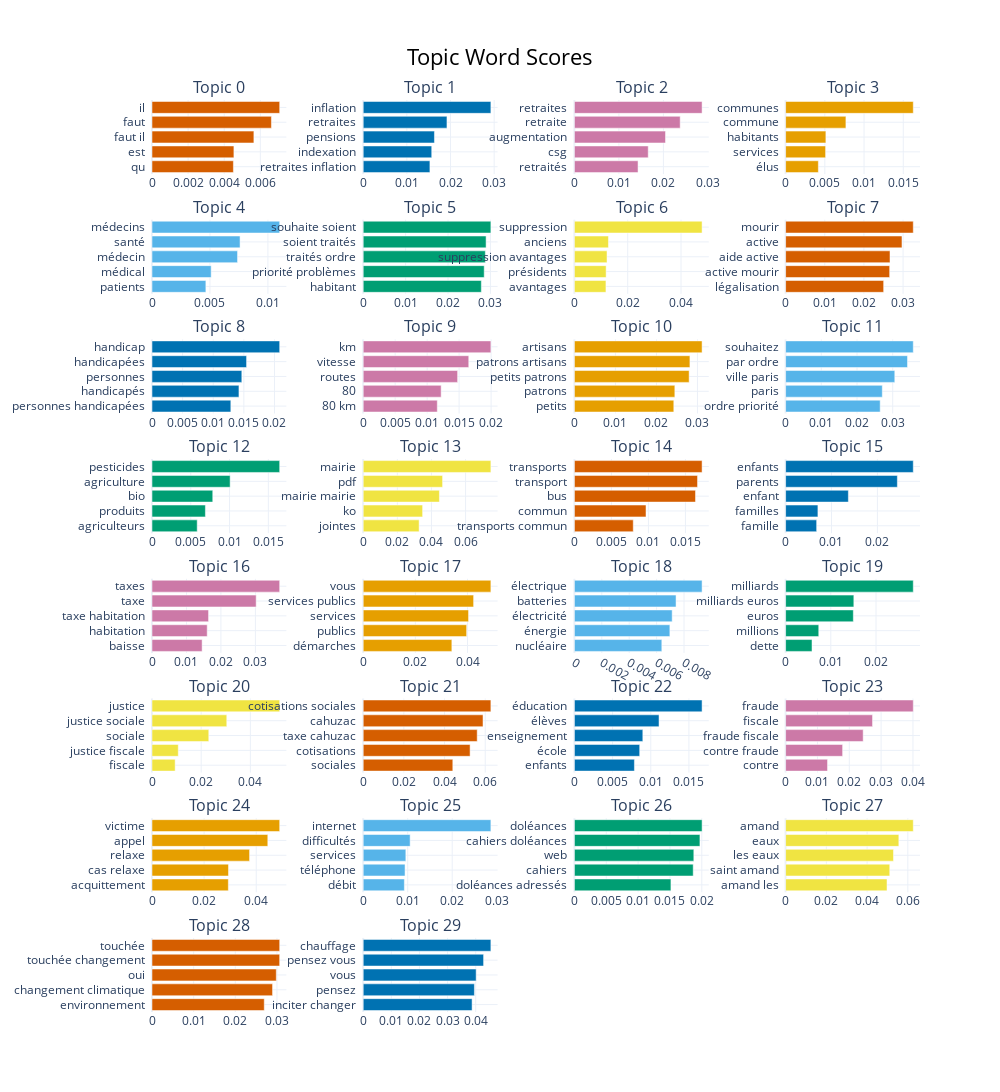

Notebook code cell kept with this figure:
### Code cell
# WARNING : all visualization tools are very heavy on RAM


fig = topic_model.visualize_barchart(top_n_topics=30)
fig.show()
fig.write_html("echantillon_10000_dossier_topics/size_30_cluster_barchart_topics.html")

### Figure 1 — Plotly figure (JSON) as saved in the notebook; plotly's stock layout.template omitted (floating-point values rounded to 4 significant figures)
{"data": [{"marker": {"color": "#D55E00"}, "orientation": "h", "type": "bar", "x": [0.004507, 0.004535, 0.005642, 0.006612, 0.00707], "xaxis": "x", "y": ["qu  ", "est  ", "faut il  ", "faut  ", "il  "], "yaxis": "y"}, {"marker": {"color": "#0072B2"}, "orientation": "h", "type": "bar", "x": [0.01528, 0.0157, 0.01632, 0.01919, 0.02925], "xaxis": "x2", "y": ["retraites inflation  ", "indexation  ", "pensions  ", "retraites  ", "inflation  "], "yaxis": "y2"}, {"marker": {"color": "#CC79A7"}, "orientation": "h", "type": "bar", "x": [0.0143, 0.01659, 0.02047, 0.02377, 0.02869], "xaxis": "x3", "y": ["retraités  ", "csg  ", "augmentation  ", "retraite  ", "retraites  "], "yaxis": "y3"}, {"marker": {"color": "#E69F00"}, "orientation": "h", "type": "bar", "x": [0.004175, 0.005099, 0.005136, 0.007689, 0.01628], "xaxis": "x4", "y": ["élus  ", "services  ", "habitants  ", "commune  ", "communes  "], "yaxis": "y4"}, {"marker": {"color": "#56B4E9"}, "orientation": "h", "type": "bar", "x": [0.004647, 0.005104, 0.007379, 0.007596, 0.01101], "xaxis": "x5", "y": ["patients  ", "médical  ", "médecin  ", "santé  ", "médecins  "], "yaxis": "y5"}, {"marker": {"color": "#009E73"}, "orientation": "h", "type": "bar", "x": [0.02786, 0.02854, 0.0288, 0.02898, 0.03011], "xaxis": "x6", "y": ["habitant  ", "priorité problèmes  ", "traités ordre  ", "soient traités  ", "souhaite soient  "], "yaxis": "y6"}, {"marker": {"color": "#F0E442"}, "orientation": "h", "type": "bar", "x": [0.01183, 0.0119, 0.01223, 0.01278, 0.0479], "xaxis": "x7", "y": ["avantages  ", "présidents  ", "suppression avantages  ", "anciens  ", "suppression  "], "yaxis": "y7"}, {"marker": {"color": "#D55E00"}, "orientation": "h", "type": "bar", "x": [0.02504, 0.02657, 0.02666, 0.02972, 0.03261], "xaxis": "x8", "y": ["légalisation  ", "active mourir  ", "aide active  ", "active  ", "mourir  "], "yaxis": "y8"}, {"marker": {"color": "#0072B2"}, "orientation": "h", "type": "bar", "x": [0.01287, 0.0142, 0.01467, 0.01544, 0.02085], "xaxis": "x9", "y": ["personnes handicapées  ", "handicapés  ", "personnes  ", "handicapées  ", "handicap  "], "yaxis": "y9"}, {"marker": {"color": "#CC79A7"}, "orientation": "h", "type": "bar", "x": [0.01159, 0.01219, 0.01477, 0.01651, 0.01997], "xaxis": "x10", "y": ["80 km  ", "80  ", "routes  ", "vitesse  ", "km  "], "yaxis": "y10"}, {"marker": {"color": "#E69F00"}, "orientation": "h", "type": "bar", "x": [0.02423, 0.02449, 0.02797, 0.02816, 0.03113], "xaxis": "x11", "y": ["petits  ", "patrons  ", "petits patrons  ", "patrons artisans  ", "artisans  "], "yaxis": "y11"}, {"marker": {"color": "#56B4E9"}, "orientation": "h", "type": "bar", "x": [0.02649, 0.02708, 0.03058, 0.03414, 0.03576], "xaxis": "x12", "y": ["ordre priorité  ", "paris  ", "ville paris  ", "par ordre  ", "souhaitez  "], "yaxis": "y12"}, {"marker": {"color": "#009E73"}, "orientation": "h", "type": "bar", "x": [0.005828, 0.006885, 0.007833, 0.01007, 0.01646], "xaxis": "x13", "y": ["agriculteurs  ", "produits  ", "bio  ", "agriculture  ", "pesticides  "], "yaxis": "y13"}, {"marker": {"color": "#F0E442"}, "orientation": "h", "type": "bar", "x": [0.03277, 0.03482, 0.04467, 0.04653, 0.07483], "xaxis": "x14", "y": ["jointes  ", "ko  ", "mairie mairie  ", "pdf  ", "mairie  "], "yaxis": "y14"}, {"marker": {"color": "#D55E00"}, "orientation": "h", "type": "bar", "x": [0.007953, 0.009674, 0.01636, 0.01664, 0.01725], "xaxis": "x15", "y": ["transports commun  ", "commun  ", "bus  ", "transport  ", "transports  "], "yaxis": "y15"}, {"marker": {"color": "#0072B2"}, "orientation": "h", "type": "bar", "x": [0.006766, 0.007041, 0.01368, 0.02436, 0.02782], "xaxis": "x16", "y": ["famille  ", "familles  ", "enfant  ", "parents  ", "enfants  "], "yaxis": "y16"}, {"marker": {"color": "#CC79A7"}, "orientation": "h", "type": "bar", "x": [0.01454, 0.01602, 0.01641, 0.03023, 0.03705], "xaxis": "x17", "y": ["baisse  ", "habitation  ", "taxe habitation  ", "taxe  ", "taxes  "], "yaxis": "y17"}, {"marker": {"color": "#E69F00"}, "orientation": "h", "type": "bar", "x": [0.03398, 0.03965, 0.04039, 0.04233, 0.04895], "xaxis": "x18", "y": ["démarches  ", "publics  ", "services  ", "services publics  ", "vous  "], "yaxis": "y18"}, {"marker": {"color": "#56B4E9"}, "orientation": "h", "type": "bar", "x": [0.00638, 0.006967, 0.007135, 0.007418, 0.009318], "xaxis": "x19", "y": ["nucléaire  ", "énergie  ", "électricité  ", "batteries  ", "électrique  "], "yaxis": "y19"}, {"marker": {"color": "#009E73"}, "orientation": "h", "type": "bar", "x": [0.00584, 0.007332, 0.01498, 0.01509, 0.02824], "xaxis": "x20", "y": ["dette  ", "millions  ", "euros  ", "milliards euros  ", "milliards  "], "yaxis": "y20"}, {"marker": {"color": "#F0E442"}, "orientation": "h", "type": "bar", "x": [0.009416, 0.01069, 0.02309, 0.03041, 0.05193], "xaxis": "x21", "y": ["fiscale  ", "justice fiscale  ", "sociale  ", "justice sociale  ", "justice  "], "yaxis": "y21"}, {"marker": {"color": "#D55E00"}, "orientation": "h", "type": "bar", "x": [0.04406, 0.05256, 0.05606, 0.05892, 0.06278], "xaxis": "x22", "y": ["sociales  ", "cotisations  ", "taxe cahuzac  ", "cahuzac  ", "cotisations sociales  "], "yaxis": "y22"}, {"marker": {"color": "#0072B2"}, "orientation": "h", "type": "bar", "x": [0.007861, 0.008551, 0.008961, 0.01108, 0.01672], "xaxis": "x23", "y": ["enfants  ", "école  ", "enseignement  ", "élèves  ", "éducation  "], "yaxis": "y23"}, {"marker": {"color": "#CC79A7"}, "orientation": "h", "type": "bar", "x": [0.01317, 0.01791, 0.02436, 0.0273, 0.0401], "xaxis": "x24", "y": ["contre  ", "contre fraude  ", "fraude fiscale  ", "fiscale  ", "fraude  "], "yaxis": "y24"}, {"marker": {"color": "#E69F00"}, "orientation": "h", "type": "bar", "x": [0.0293, 0.02936, 0.03744, 0.04444, 0.049], "xaxis": "x25", "y": ["acquittement  ", "cas relaxe  ", "relaxe  ", "appel  ", "victime  "], "yaxis": "y25"}, {"marker": {"color": "#56B4E9"}, "orientation": "h", "type": "bar", "x": [0.009252, 0.009402, 0.009583, 0.01055, 0.02869], "xaxis": "x26", "y": ["débit  ", "téléphone  ", "services  ", "difficultés  ", "internet  "], "yaxis": "y26"}, {"marker": {"color": "#009E73"}, "orientation": "h", "type": "bar", "x": [0.01515, 0.01865, 0.01875, 0.01971, 0.02004], "xaxis": "x27", "y": ["doléances adressés  ", "cahiers  ", "web  ", "cahiers doléances  ", "doléances  "], "yaxis": "y27"}, {"marker": {"color": "#F0E442"}, "orientation": "h", "type": "bar", "x": [0.04978, 0.05113, 0.05295, 0.05558, 0.06268], "xaxis": "x28", "y": ["amand les  ", "saint amand  ", "les eaux  ", "eaux  ", "amand  "], "yaxis": "y28"}, {"marker": {"color": "#D55E00"}, "orientation": "h", "type": "bar", "x": [0.02695, 0.02894, 0.02984, 0.03065, 0.03065], "xaxis": "x29", "y": ["environnement  ", "changement climatique  ", "oui  ", "touchée changement  ", "touchée  "], "yaxis": "y29"}, {"marker": {"color": "#0072B2"}, "orientation": "h", "type": "bar", "x": [0.03871, 0.03954, 0.04016, 0.0428, 0.04539], "xaxis": "x30", "y": ["inciter changer  ", "pensez  ", "vous  ", "pensez vous  ", "chauffage  "], "yaxis": "y30"}], "layout": {"annotations": [{"font": {"size": 16}, "showarrow": false, "text": "Topic 0", "x": 0.0875, "xanchor": "center", "xref": "paper", "y": 1, "yanchor": "bottom", "yref": "paper"}, {"font": {"size": 16}, "showarrow": false, "text": "Topic 1", "x": 0.3625, "xanchor": "center", "xref": "paper", "y": 1, "yanchor": "bottom", "yref": "paper"}, {"font": {"size": 16}, "showarrow": false, "text": "Topic 2", "x": 0.6375, "xanchor": "center", "xref": "paper", "y": 1, "yanchor": "bottom", "yref": "paper"}, {"font": {"size": 16}, "showarrow": false, "text": "Topic 3", "x": 0.9125, "xanchor": "center", "xref": "paper", "y": 1, "yanchor": "bottom", "yref": "paper"}, {"font": {"size": 16}, "showarrow": false, "text": "Topic 4", "x": 0.0875, "xanchor": "center", "xref": "paper", "y": 0.8687, "yanchor": "bottom", "yref": "paper"}, {"font": {"size": 16}, "showarrow": false, "text": "Topic 5", "x": 0.3625, "xanchor": "center", "xref": "paper", "y": 0.8687, "yanchor": "bottom", "yref": "paper"}, {"font": {"size": 16}, "showarrow": false, "text": "Topic 6", "x": 0.6375, "xanchor": "center", "xref": "paper", "y": 0.8687, "yanchor": "bottom", "yref": "paper"}, {"font": {"size": 16}, "showarrow": false, "text": "Topic 7", "x": 0.9125, "xanchor": "center", "xref": "paper", "y": 0.8687, "yanchor": "bottom", "yref": "paper"}, {"font": {"size": 16}, "showarrow": false, "text": "Topic 8", "x": 0.0875, "xanchor": "center", "xref": "paper", "y": 0.7375, "yanchor": "bottom", "yref": "paper"}, {"font": {"size": 16}, "showarrow": false, "text": "Topic 9", "x": 0.3625, "xanchor": "center", "xref": "paper", "y": 0.7375, "yanchor": "bottom", "yref": "paper"}, {"font": {"size": 16}, "showarrow": false, "text": "Topic 10", "x": 0.6375, "xanchor": "center", "xref": "paper", "y": 0.7375, "yanchor": "bottom", "yref": "paper"}, {"font": {"size": 16}, "showarrow": false, "text": "Topic 11", "x": 0.9125, "xanchor": "center", "xref": "paper", "y": 0.7375, "yanchor": "bottom", "yref": "paper"}, {"font": {"size": 16}, "showarrow": false, "text": "Topic 12", "x": 0.0875, "xanchor": "center", "xref": "paper", "y": 0.6062, "yanchor": "bottom", "yref": "paper"}, {"font": {"size": 16}, "showarrow": false, "text": "Topic 13", "x": 0.3625, "xanchor": "center", "xref": "paper", "y": 0.6062, "yanchor": "bottom", "yref": "paper"}, {"font": {"size": 16}, "showarrow": false, "text": "Topic 14", "x": 0.6375, "xanchor": "center", "xref": "paper", "y": 0.6062, "yanchor": "bottom", "yref": "paper"}, {"font": {"size": 16}, "showarrow": false, "text": "Topic 15", "x": 0.9125, "xanchor": "center", "xref": "paper", "y": 0.6062, "yanchor": "bottom", "yref": "paper"}, {"font": {"size": 16}, "showarrow": false, "text": "Topic 16", "x": 0.0875, "xanchor": "center", "xref": "paper", "y": 0.475, "yanchor": "bottom", "yref": "paper"}, {"font": {"size": 16}, "showarrow": false, "text": "Topic 17", "x": 0.3625, "xanchor": "center", "xref": "paper", "y": 0.475, "yanchor": "bottom", "yref": "paper"}, {"font": {"size": 16}, "showarrow": false, "text": "Topic 18", "x": 0.6375, "xanchor": "center", "xref": "paper", "y": 0.475, "yanchor": "bottom", "yref": "paper"}, {"font": {"size": 16}, "showarrow": false, "text": "Topic 19", "x": 0.9125, "xanchor": "center", "xref": "paper", "y": 0.475, "yanchor": "bottom", "yref": "paper"}, {"font": {"size": 16}, "showarrow": false, "text": "Topic 20", "x": 0.0875, "xanchor": "center", "xref": "paper", "y": 0.3437, "yanchor": "bottom", "yref": "paper"}, {"font": {"size": 16}, "showarrow": false, "text": "Topic 21", "x": 0.3625, "xanchor": "center", "xref": "paper", "y": 0.3437, "yanchor": "bottom", "yref": "paper"}, {"font": {"size": 16}, "showarrow": false, "text": "Topic 22", "x": 0.6375, "xanchor": "center", "xref": "paper", "y": 0.3437, "yanchor": "bottom", "yref": "paper"}, {"font": {"size": 16}, "showarrow": false, "text": "Topic 23", "x": 0.9125, "xanchor": "center", "xref": "paper", "y": 0.3437, "yanchor": "bottom", "yref": "paper"}, {"font": {"size": 16}, "showarrow": false, "text": "Topic 24", "x": 0.0875, "xanchor": "center", "xref": "paper", "y": 0.2125, "yanchor": "bottom", "yref": "paper"}, {"font": {"size": 16}, "showarrow": false, "text": "Topic 25", "x": 0.3625, "xanchor": "center", "xref": "paper", "y": 0.2125, "yanchor": "bottom", "yref": "paper"}, {"font": {"size": 16}, "showarrow": false, "text": "Topic 26", "x": 0.6375, "xanchor": "center", "xref": "paper", "y": 0.2125, "yanchor": "bottom", "yref": "paper"}, {"font": {"size": 16}, "showarrow": false, "text": "Topic 27", "x": 0.9125, "xanchor": "center", "xref": "paper", "y": 0.2125, "yanchor": "bottom", "yref": "paper"}, {"font": {"size": 16}, "showarrow": false, "text": "Topic 28", "x": 0.0875, "xanchor": "center", "xref": "paper", "y": 0.08125, "yanchor": "bottom", "yref": "paper"}, {"font": {"size": 16}, "showarrow": false, "text": "Topic 29", "x": 0.3625, "xanchor": "center", "xref": "paper", "y": 0.08125, "yanchor": "bottom", "yref": "paper"}], "height": 2000, "hoverlabel": {"bgcolor": "white", "font": {"family": "Rockwell", "size": 16}}, "showlegend": false, "title": {"font": {"color": "Black", "size": 22}, "text": "Topic Word Scores", "x": 0.5, "xanchor": "center", "yanchor": "top"}, "width": 1000, "xaxis": {"anchor": "y", "domain": [0, 0.175], "showgrid": true}, "xaxis10": {"anchor": "y10", "domain": [0.275, 0.45], "showgrid": true}, "xaxis11": {"anchor": "y11", "domain": [0.55, 0.725], "showgrid": true}, "xaxis12": {"anchor": "y12", "domain": [0.825, 1], "showgrid": true}, "xaxis13": {"anchor": "y13", "domain": [0, 0.175], "showgrid": true}, "xaxis14": {"anchor": "y14", "domain": [0.275, 0.45], "showgrid": true}, "xaxis15": {"anchor": "y15", "domain": [0.55, 0.725], "showgrid": true}, "xaxis16": {"anchor": "y16", "domain": [0.825, 1], "showgrid": true}, "xaxis17": {"anchor": "y17", "domain": [0, 0.175], "showgrid": true}, "xaxis18": {"anchor": "y18", "domain": [0.275, 0.45], "showgrid": true}, "xaxis19": {"anchor": "y19", "domain": [0.55, 0.725], "showgrid": true}, "xaxis2": {"anchor": "y2", "domain": [0.275, 0.45], "showgrid": true}, "xaxis20": {"anchor": "y20", "domain": [0.825, 1], "showgrid": true}, "xaxis21": {"anchor": "y21", "domain": [0, 0.175], "showgrid": true}, "xaxis22": {"anchor": "y22", "domain": [0.275, 0.45], "showgrid": true}, "xaxis23": {"anchor": "y23", "domain": [0.55, 0.725], "showgrid": true}, "xaxis24": {"anchor": "y24", "domain": [0.825, 1], "showgrid": true}, "xaxis25": {"anchor": "y25", "domain": [0, 0.175], "showgrid": true}, "xaxis26": {"anchor": "y26", "domain": [0.275, 0.45], "showgrid": true}, "xaxis27": {"anchor": "y27", "domain": [0.55, 0.725], "showgrid": true}, "xaxis28": {"anchor": "y28", "domain": [0.825, 1], "showgrid": true}, "xaxis29": {"anchor": "y29", "domain": [0, 0.175], "showgrid": true}, "xaxis3": {"anchor": "y3", "domain": [0.55, 0.725], "showgrid": true}, "xaxis30": {"anchor": "y30", "domain": [0.275, 0.45], "showgrid": true}, "xaxis31": {"anchor": "y31", "domain": [0.55, 0.725], "showgrid": true}, "xaxis32": {"anchor": "y32", "domain": [0.825, 1], "showgrid": true}, "xaxis4": {"anchor": "y4", "domain": [0.825, 1], "showgrid": true}, "xaxis5": {"anchor": "y5", "domain": [0, 0.175], "showgrid": true}, "xaxis6": {"anchor": "y6", "domain": [0.275, 0.45], "showgrid": true}, "xaxis7": {"anchor": "y7", "domain": [0.55, 0.725], "showgrid": true}, "xaxis8": {"anchor": "y8", "domain": [0.825, 1], "showgrid": true}, "xaxis9": {"anchor": "y9", "domain": [0, 0.175], "showgrid": true}, "yaxis": {"anchor": "x", "domain": [0.9187, 1], "showgrid": true}, "yaxis10": {"anchor": "x10", "domain": [0.6562, 0.7375], "showgrid": true}, "yaxis11": {"anchor": "x11", "domain": [0.6562, 0.7375], "showgrid": true}, "yaxis12": {"anchor": "x12", "domain": [0.6562, 0.7375], "showgrid": true}, "yaxis13": {"anchor": "x13", "domain": [0.525, 0.6062], "showgrid": true}, "yaxis14": {"anchor": "x14", "domain": [0.525, 0.6062], "showgrid": true}, "yaxis15": {"anchor": "x15", "domain": [0.525, 0.6062], "showgrid": true}, "yaxis16": {"anchor": "x16", "domain": [0.525, 0.6062], "showgrid": true}, "yaxis17": {"anchor": "x17", "domain": [0.3937, 0.475], "showgrid": true}, "yaxis18": {"anchor": "x18", "domain": [0.3937, 0.475], "showgrid": true}, "yaxis19": {"anchor": "x19", "domain": [0.3937, 0.475], "showgrid": true}, "yaxis2": {"anchor": "x2", "domain": [0.9187, 1], "showgrid": true}, "yaxis20": {"anchor": "x20", "domain": [0.3937, 0.475], "showgrid": true}, "yaxis21": {"anchor": "x21", "domain": [0.2625, 0.3437], "showgrid": true}, "yaxis22": {"anchor": "x22", "domain": [0.2625, 0.3437], "showgrid": true}, "yaxis23": {"anchor": "x23", "domain": [0.2625, 0.3437], "showgrid": true}, "yaxis24": {"anchor": "x24", "domain": [0.2625, 0.3437], "showgrid": true}, "yaxis25": {"anchor": "x25", "domain": [0.1312, 0.2125], "showgrid": true}, "yaxis26": {"anchor": "x26", "domain": [0.1312, 0.2125], "showgrid": true}, "yaxis27": {"anchor": "x27", "domain": [0.1312, 0.2125], "showgrid": true}, "yaxis28": {"anchor": "x28", "domain": [0.1312, 0.2125], "showgrid": true}, "yaxis29": {"anchor": "x29", "domain": [0, 0.08125], "showgrid": true}, "yaxis3": {"anchor": "x3", "domain": [0.9187, 1], "showgrid": true}, "yaxis30": {"anchor": "x30", "domain": [0, 0.08125], "showgrid": true}, "yaxis31": {"anchor": "x31", "domain": [0, 0.08125], "showgrid": true}, "yaxis32": {"anchor": "x32", "domain": [0, 0.08125], "showgrid": true}, "yaxis4": {"anchor": "x4", "domain": [0.9187, 1], "showgrid": true}, "yaxis5": {"anchor": "x5", "domain": [0.7875, 0.8687], "showgrid": true}, "yaxis6": {"anchor": "x6", "domain": [0.7875, 0.8687], "showgrid": true}, "yaxis7": {"anchor": "x7", "domain": [0.7875, 0.8687], "showgrid": true}, "yaxis8": {"anchor": "x8", "domain": [0.7875, 0.8687], "showgrid": true}, "yaxis9": {"anchor": "x9", "domain": [0.6562, 0.7375], "showgrid": true}}}
